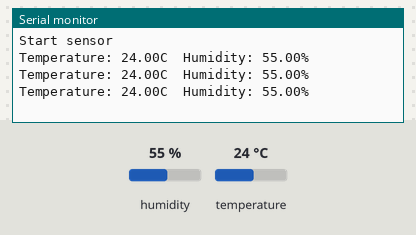
Simulated run of this sketch. Board: ESP8266 (NodeMCU). On the bench: the last lines printed to the serial monitor. Inputs (shaded band) come from the test bench; at power-on: humidity 55 %, temperature 24 °C.

Above: at 2.8 s.
2.9 s: humidity set to 22 %
At 5.5 s:
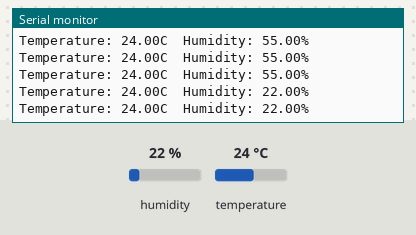
5.6 s: temperature set to 12 °C
At 6.9 s:
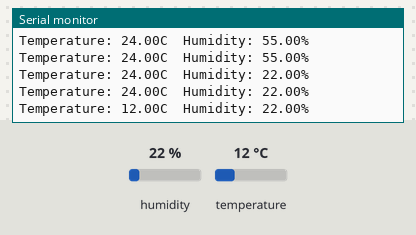
8.3 s: humidity set to 40 %
At 9.9 s:
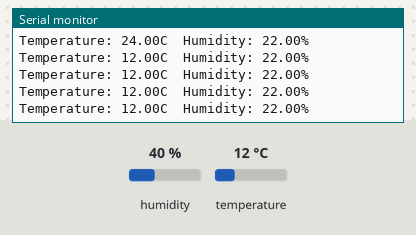
Timing chart, 0 to 11.4 s (numbered marks = the images above; inputs shaded):
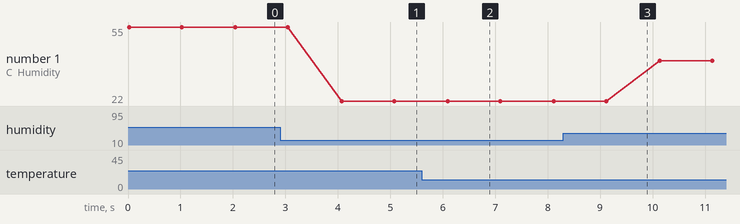

The sketch:

1-DHT11_test.ino
```cpp
#include "DHT.h"//DHT11 라이브러리 추가

DHT dht(D3, DHT11);// D3번 핀에 연결된 DHT11센서를 dht라는 객체로 생성

void setup() {
  Serial.begin(115200);//시리얼 통신 시작
  Serial.println("Start sensor");
  dht.begin();//dht센서 가동
}

void loop() {
  float t = dht.readTemperature();//섭씨 온도 가져오기(dht.readTemperature(true) -> 화씨 온도)
  float h = dht.readHumidity();//습도 가져오기

  Serial.print("Temperature: ");
  Serial.print(t);
  Serial.print("C\t");
  Serial.print("Humidity: ");
  Serial.print(h);
  Serial.println("%"); //센서 값 출력하기
  delay(1000); // 1초(1000ms) 주기
}
```

Measured:
- after the input at 2.9 s, the serial monitor: prints a new line after 1.2 s (image 1)
- after the input at 5.6 s, the serial monitor: prints a new line after 0.49 s (image 2)
- plotted number 1: 55 → 22 after the input at 2.9 s, 22 → 40 after the input at 8.3 s
